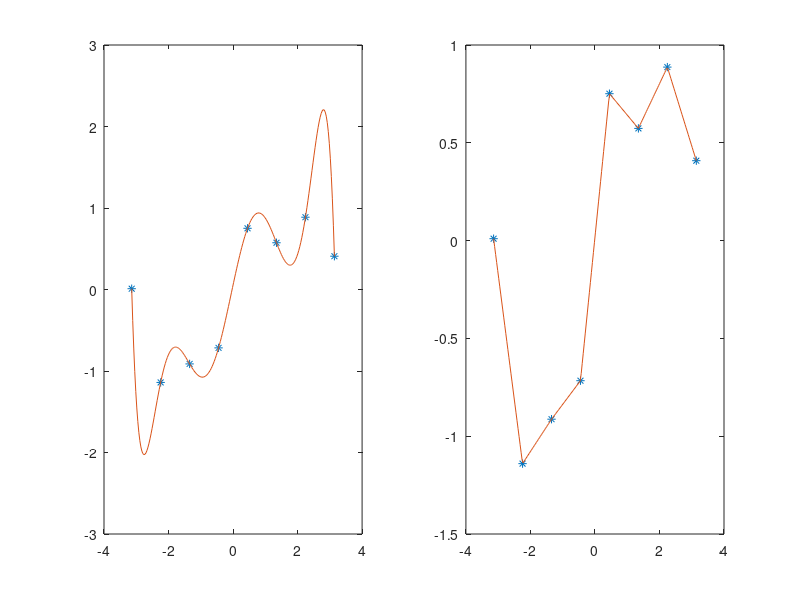

Here is the MATLAB script that generated this plot:
clc;
n = 8;

x = linspace(-pi, pi, n);
y = sin(x) + normrnd(0, 0.3, 1, n);
xi = linspace(-pi, pi, 200);
yi = polyval(polyfit(x, y, n - 1), xi);
subplot(1, 2, 1);
plot(x, y, '*', xi, yi, '-');

yi1 = interp1(x, y, xi);
subplot(1, 2, 2);
plot(x, y, '*', xi, yi1, '-');